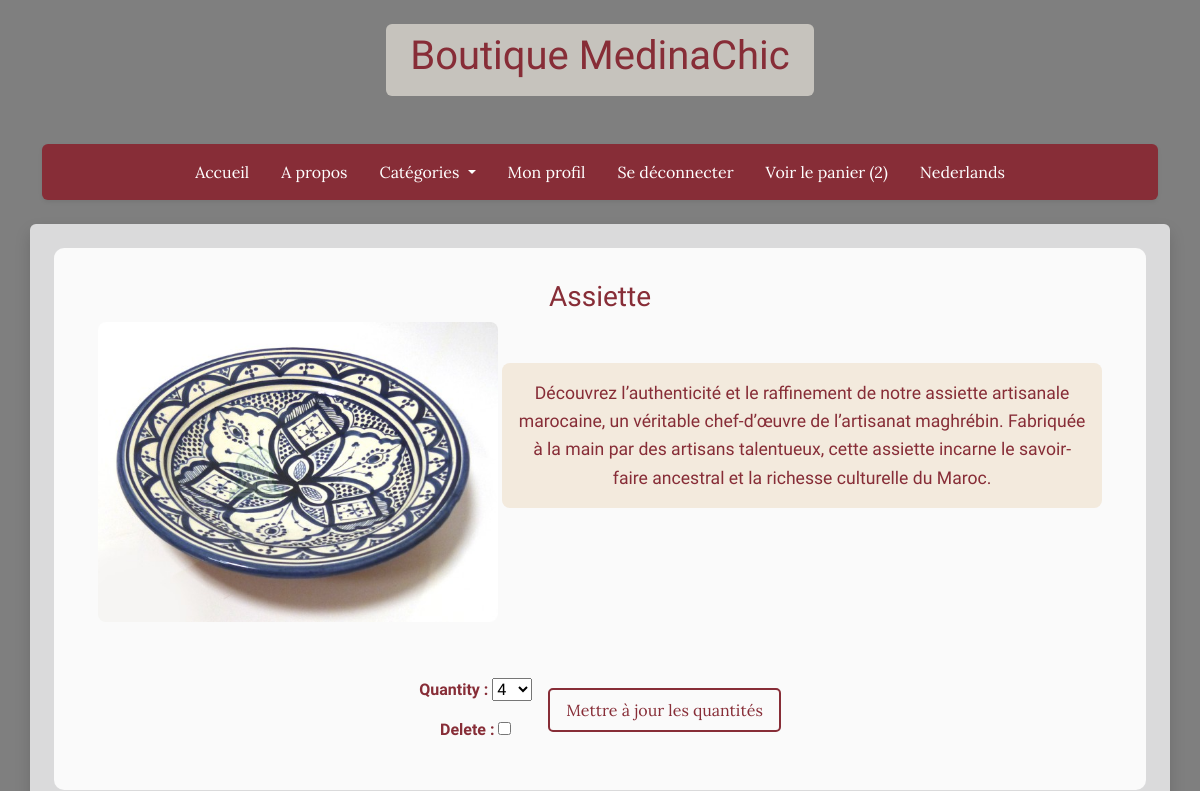
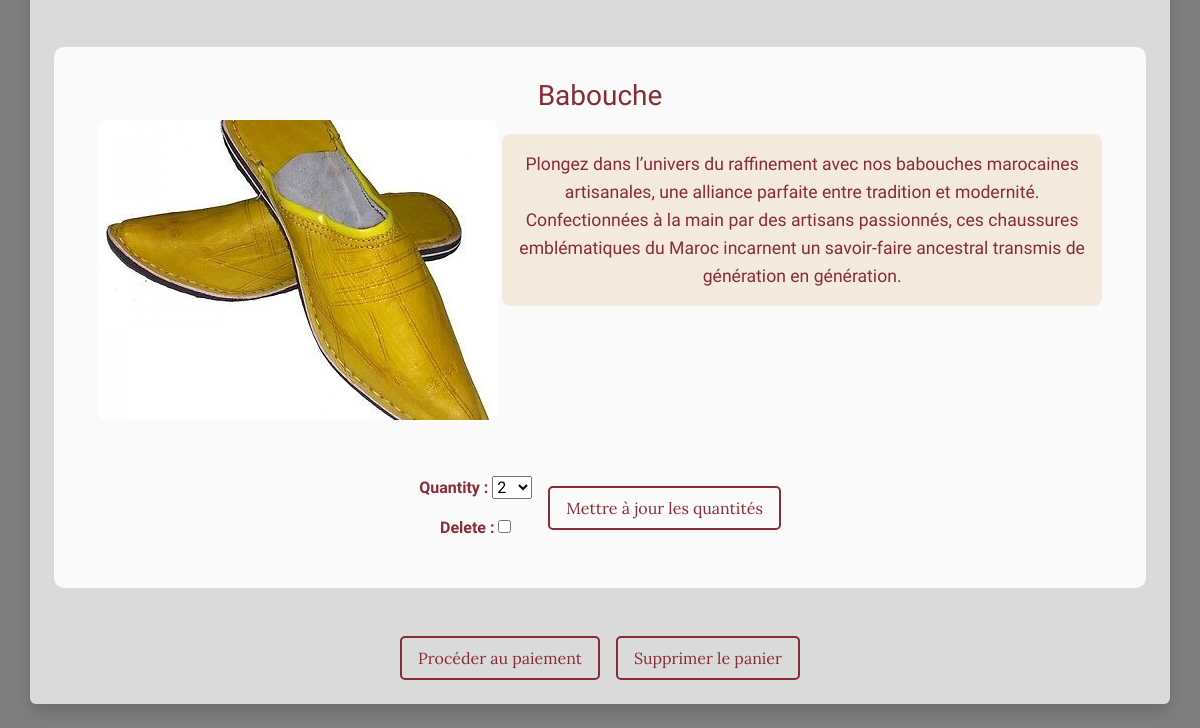
Page /store/cart/ (signed in) on the earlier database version (2 pictures, top to bottom).
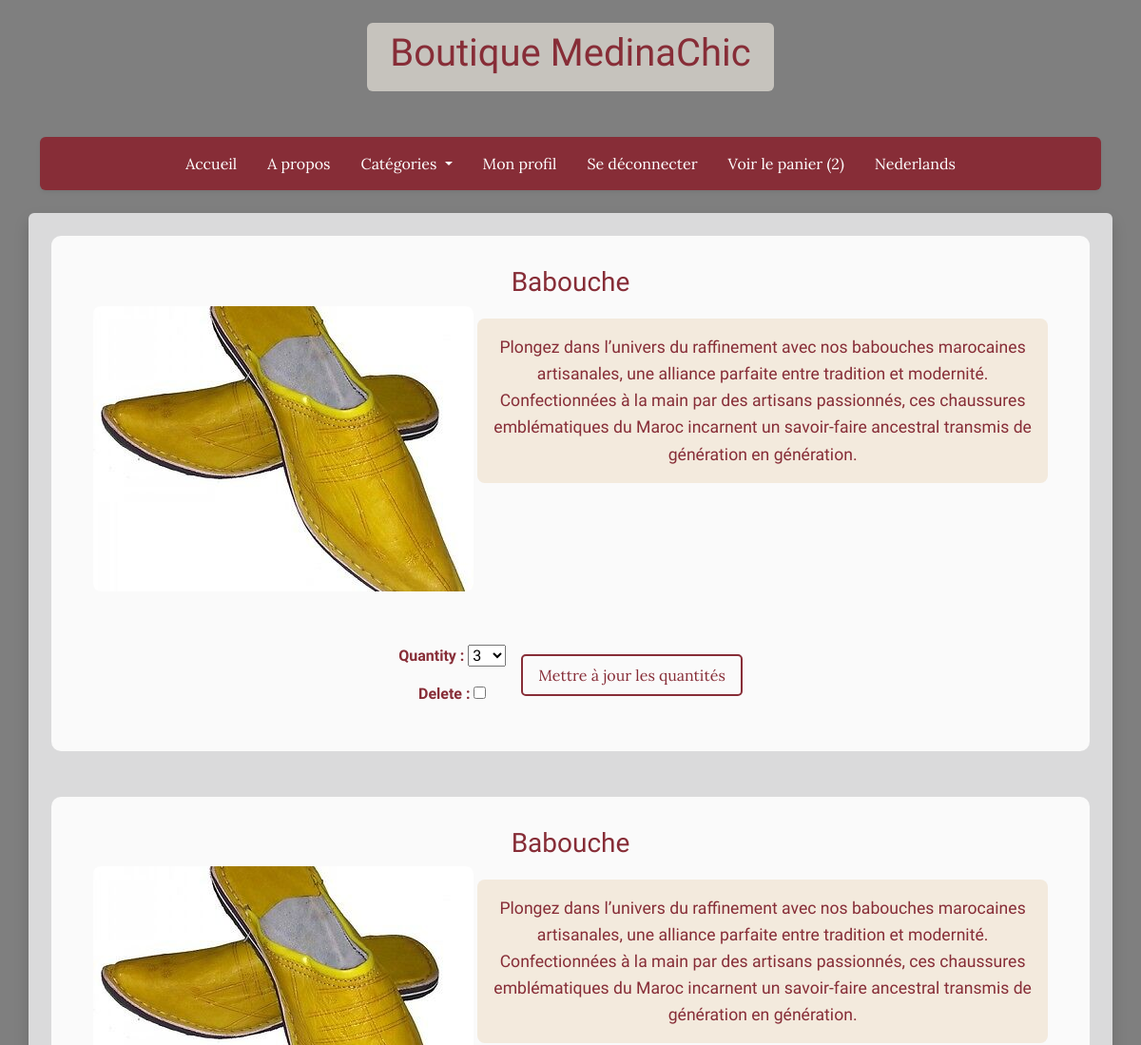
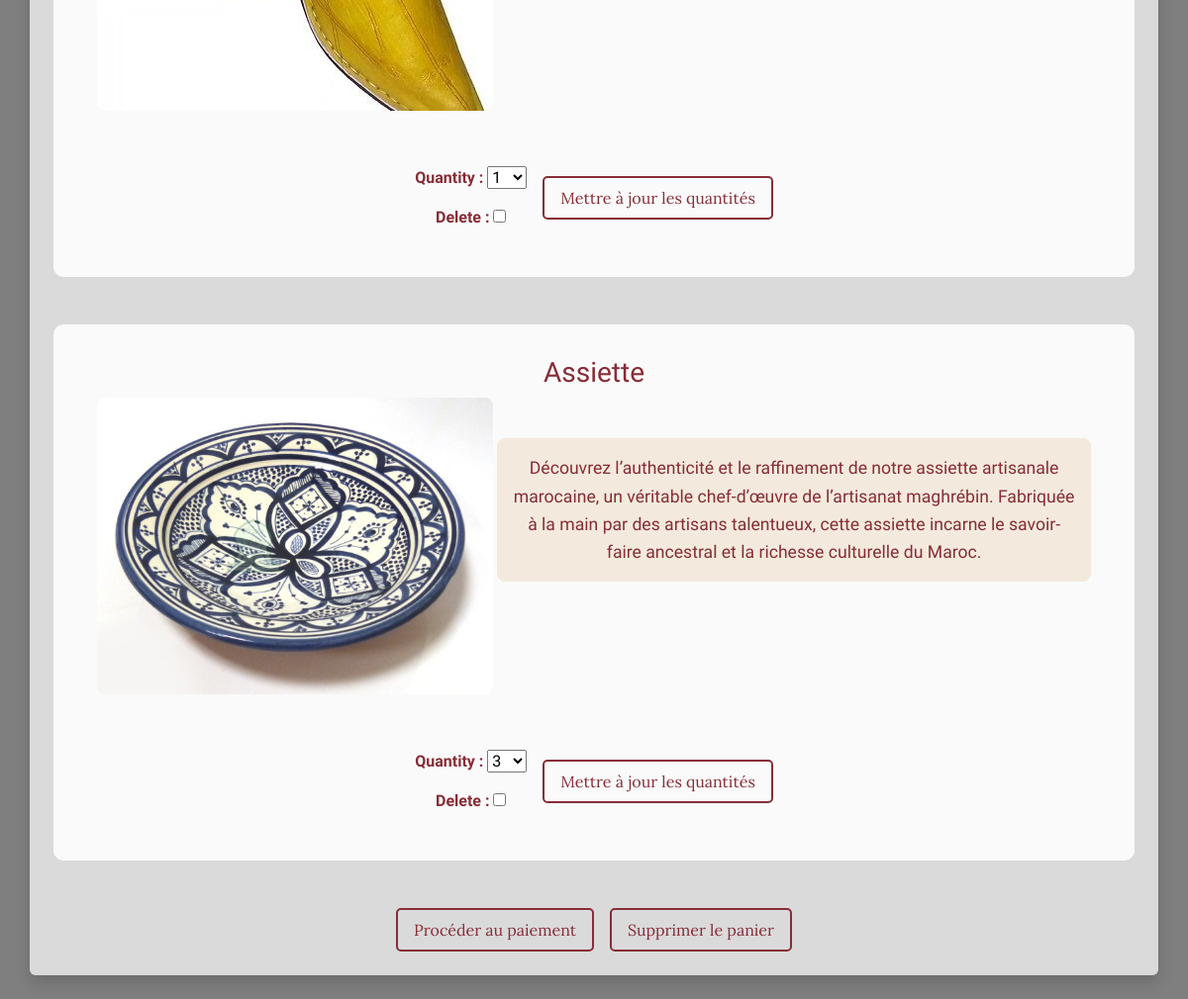
Same page on the later database version (2 pictures, top to bottom).
### accounts/models.py (models this page shows, shortened)
class Shopper(AbstractUser):
    username = None
    email = models.EmailField(max_length=254, unique=True)
    stripe_id = models.CharField(max_length=90, blank=True)
    USERNAME_FIELD = 'email'
    REQUIRED_FIELDS = []
    objects = CustomUserManager()

### store/models.py (models this page shows, shortened)
class Cart(models.Model):
    user = models.OneToOneField(AUTH_USER_MODEL, on_delete=models.CASCADE)
    orders = models.ManyToManyField(Order)
    ordered = models.BooleanField(default=False)
    ordered_date = models.DateTimeField(blank=True, null=True)

class Order(models.Model):
    user = models.ForeignKey(AUTH_USER_MODEL, on_delete=models.CASCADE)
    product = models.ForeignKey(Product, on_delete=models.CASCADE)
    quantity = models.IntegerField(default=1)
    ordered = models.BooleanField(default=False)

class Product(models.Model):
    name = models.CharField(max_length=128)
    slug = models.SlugField(max_length=128, blank=True)
    CATEGORIES = [
        ('autre', 'Autre'),
        ('cuisine', 'Cuisine'),
        ('vetement', 'Vetement'),
        ('tissu', 'Tissu'),
        ('argile', 'Argile'),
        ('maroquineire', 'Maroquineire'),
        ('alimentaire', 'Alimentaire'),
        ('accessoire', 'Accessoire'),
    ]
    category = models.CharField(max_length=50, choices=CATEGORIES, default='autre')
    price = models.FloatField(default=0.0)
    quantity = models.IntegerField(default=0)
    description = models.TextField(blank=True)
    thumbnail = models.ImageField(upload_to="products/", blank=True, null=True)
    stripe_id = models.CharField(max_length=90, blank=True)
    def thumbnail_url(self):
        return self.thumbnail.url if self.thumbnail else static("img/logo-bleu.jpg")

### store/views.py (the view)
# urls.py: path('cart/', cart, name="cart"),
@login_required
def cart(request):
    orders = Order.objects.filter(user=request.user)
    if orders.count() == 0:
        return redirect('index')
    OrderFormSet = modelformset_factory(Order, form=OrderForm, extra=0)
    formset = OrderFormSet(queryset=orders)
    return render(request, 'store/cart.html', context={"forms": formset})

### store/templates/store/cart.html (shortened to what this page needs)
{% extends 'base.html' %}
{% block content %}
    <div class="text-center">
        <form method="POST" action="{% url 'update-quantities' %}">
            {% for form in forms %}
                <div class="form-section">
                    <h3 class="product-title">{{ form.instance.product.name }}</h3>
                    <img src="{{ form.instance.product.thumbnail_url }}" alt="image du produit" class="product-image">
                    <p class="product-description">{{ form.instance.product.description }}</p>
                    <div class="d-flex align-items-center gap-3 justify-content-center flex-wrap mt-4">
                        <div class="mt-3">{{ form.as_p }}</div>
                        <div>
                            <button type="submit" class="styled-btn">Mettre à jour les quantités</button>
                        </div>
                    </div>
                </div>
            {% endfor %}
        </form>
        <div class="cart-actions mt-4">
            <form action="{% url 'create-checkout-session' %}" method="POST">
                <button type="submit" class="styled-btn">Procéder au paiement</button>
            </form>
            <a href="{% url 'delete-cart' %}" class="styled-btn">Supprimer le panier</a>
        </div>
    </div>
{% endblock %}

### templates/base.html (shortened to what this page needs)
{% load static %}
<!DOCTYPE html>
<html lang="fr">
<head>
    <link href="https://cdn.jsdelivr.net/npm/bootstrap@5.3.3/dist/css/bootstrap.min.css" rel="stylesheet">
</head>
<body class="py-4">
    <div class="text-center mb-5">
        <div class="d-inline-block px-4 py-2 rounded" style="background-color: rgba(245, 240, 231, 0.6);">
            <a href="{% url 'index' %}" class="text-decoration-none">
                <h1 style="color: #872D37;">Boutique MedinaChic</h1>
            </a>
        </div>
    </div>
    <div class="container mb-4">
        <nav class="navbar navbar-expand-lg navbar-custom rounded shadow-sm">
            <div class="container justify-content-center">
                <div class="collapse navbar-collapse justify-content-center" id="navbarContent">
                    <ul class="navbar-nav mb-2 mb-lg-0 d-flex justify-content-center gap-3">
                            <li class="nav-item">
                                <a class="nav-link" href="{% url 'index' %}">Accueil</a>
                            </li>
                            <li class="nav-item">
                                <a class="nav-link" href="{% url 'apropos' %}">A propos</a>
                            </li>
                            <li class="nav-item dropdown">
                                <a class="nav-link dropdown-toggle" href="#" id="navbarDropdown" role="button"
                                   data-bs-toggle="dropdown" aria-expanded="false">
                                    Catégories
                                </a>
                            </li>
                        {% if user.is_authenticated %}
                            <li class="nav-item">
                                <a class="nav-link" href="{% url 'profile' %}">Mon profil</a>
                            </li>
                            <li class="nav-item">
                                <a class="nav-link text-danger" href="{% url 'logout' %}">Se déconnecter</a>
                            </li>
                        {% endif %}
                        {% if user.cart and not user.cart.ordered %}
                            <li class="nav-item">
                                <a class="nav-link" href="{% url 'cart' %}">Voir le panier ({{ user.cart.orders.count }})</a>
                            </li>
                        {% endif %}
                        <li class="nav-item">
                                <a class="nav-link" href="{% url 'index' %}">Nederlands</a>
                        </li>
                    </ul>
                </div>
            </div>
        </nav>
    </div>
    <div class="container bg-light bg-opacity-75 p-4 rounded shadow">
        {% block content %}
        {% endblock %}
    </div>
</body>
</html>

### store/templates/store/cart.html (style rules this page uses)
.product-title { color: #872D37; }
.product-description { color: #872D37; font-size: 1.1rem; line-height: 1.6; background-color: rgba(199, 140, 58, 0.15); padding: 1rem; border-radius: 8px; display: inline-block; max-width: 600px; margin: auto; }
.product-image { width: 100%; max-width: 400px; height: 300px; object-fit: cover; border-radius: 8px; margin-bottom: 1rem; }
.form-section { margin-bottom: 3rem; padding: 2rem; background-color: rgba(255, 255, 255, 0.85); border-radius: 10px; }
.styled-btn { border: 2px solid #872D37; color: #872D37; padding: 0.5rem 1rem; text-decoration: none; border-radius: 5px; display: inline-block; transition: all 0.3s ease; background-color: transparent; }
.cart-actions { display: flex; justify-content: center; gap: 1rem; flex-wrap: wrap; }
label { color: #872D37; font-weight: bold; }

Differences in the rows shown:
added Order: instance.product.name "Babouche", instance.product.thumbnail_url (picture), instance.product.description "Plongez dans l’univers du raffinement avec nos babouches marocaines artisanales, une alliance parfaite entre tradition et modernité. Confectionnées à la main par des artisans passionnés, ces chaussures emblématiques du Maroc incarnent un savoir-faire ancestral transmis de génération en génération."
Other differences:
list line gone: "2 ☐"
new list line: "3 ☐"
new list line: "Quantity : Delete : 1 ☐ Mettre à jour les quantités"
list line gone: "4 ☐"
